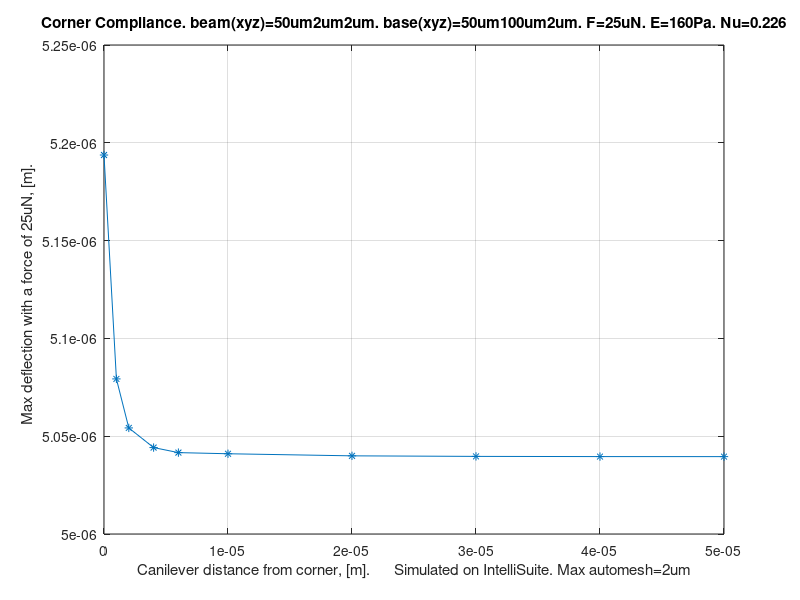
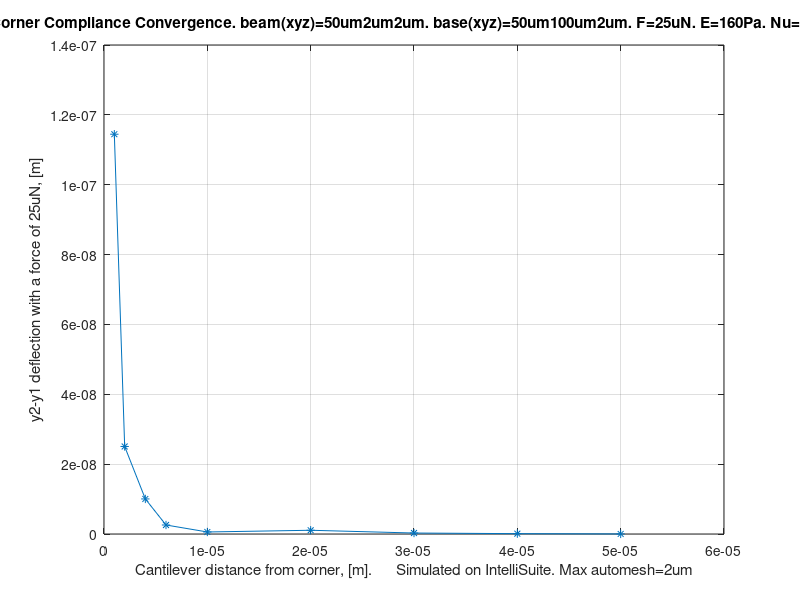
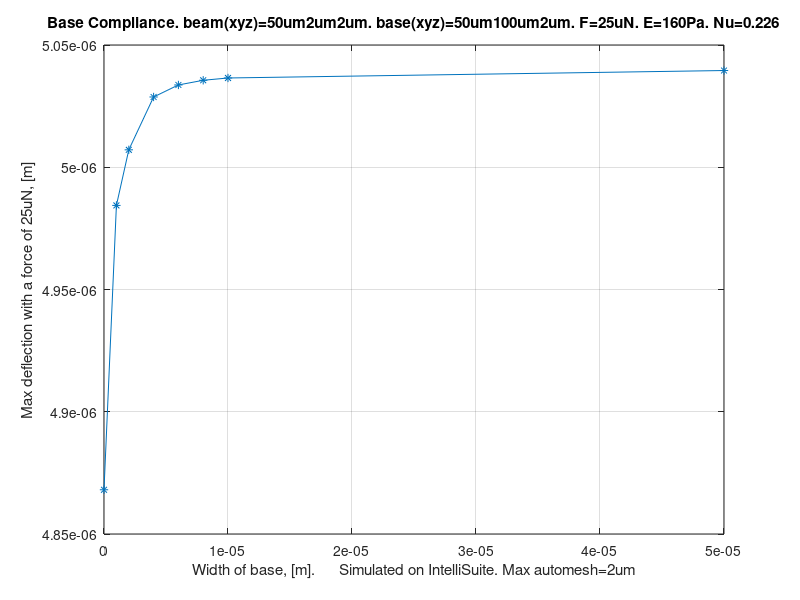

The MATLAB source for these figures, in order:
%corner compliance. x=distance from corner. y=beam deflection w 25uN. beam = 50um2um2um. base = 50um2um100um. 
i=0; i=i+1;
x(i)=50e-6;    y(i)=5.03956e-6; i=i+1;
x(i)=40e-6;    y(i)=5.03958e-6; i=i+1;
x(i)=30e-6;    y(i)=5.03968e-6; i=i+1;
x(i)=20e-6;    y(i)=5.03996e-6; i=i+1;
x(i)=10e-6;    y(i)=5.04103e-6; i=i+1;
x(i)=6e-6;     y(i)=5.04161e-6; i=i+1;
x(i)=4e-6;     y(i)=5.04419e-6; i=i+1;
x(i)=2e-6;     y(i)=5.05423e-6; i=i+1;
x(i)=1e-6;     y(i)=5.07929e-6; i=i+1;
x(i)=0e-6;     y(i)=5.19375e-6; i=i+1;

%base compliance. a=width of base to beam. y=beam deflection w 25uN. middle beam = 50um2um2um. base = 50um2umXum. 
i=0; i=i+1;
a(i)=50e-6;    b(i)=5.03956e-6; i=i+1;
a(i)=10e-6;    b(i)=5.03651e-6; i=i+1;
a(i)=8e-6;     b(i)=5.03557e-6; i=i+1;
a(i)=6e-6;     b(i)=5.03366e-6; i=i+1;
a(i)=4e-6;     b(i)=5.02874e-6; i=i+1;
a(i)=2e-6;     b(i)=5.00713e-6; i=i+1;
a(i)=1e-6;     b(i)=4.98439e-6; i=i+1;
a(i)=0e-6;     b(i)=4.86809e-6; i=i+1;
                      
%plot of corner compliance
figure(1);clf;
plot(x(1:10),y(1:10),'-*');
xlabel('Canilever distance from corner, [m].      Simulated on IntelliSuite. Max automesh=2um');
ylabel('Max deflection with a force of 25uN, [m].  ');
title('Corner Compliance. beam(xyz)=50um2um2um. base(xyz)=50um100um2um. F=25uN. E=160Pa. Nu=0.226');
grid on;

%plot of corner compliance convergence
figure(2);clf;
plot(x(1:9),-y(1:9)+y(2:10),'-*');
xlabel('Cantilever distance from corner, [m].      Simulated on IntelliSuite. Max automesh=2um');
ylabel('y2-y1 deflection with a force of 25uN, [m]');
title('Corner Compliance Convergence. beam(xyz)=50um2um2um. base(xyz)=50um100um2um. F=25uN. E=160Pa. Nu=0.226');
grid on;

%plot of base compliance
figure(3);clf;
plot(a(1:8),b(1:8),'-*');
xlabel('Width of base, [m].      Simulated on IntelliSuite. Max automesh=2um');
ylabel('Max deflection with a force of 25uN, [m]');
title('Base Compliance. beam(xyz)=50um2um2um. base(xyz)=50um100um2um. F=25uN. E=160Pa. Nu=0.226');
grid on;

y1um=4.87864e-6
y2um=4.86809e-6
F=25e-6;
E=160e9;
h=2e-6;w=2e-6;
I=w^3*h/12;
L=50e-6;
Roark=F*L^3/3/E/I %4.8828125e-006
error1um=(Roark-y1um)/Roark
error2um=(Roark-y2um)/Roark
